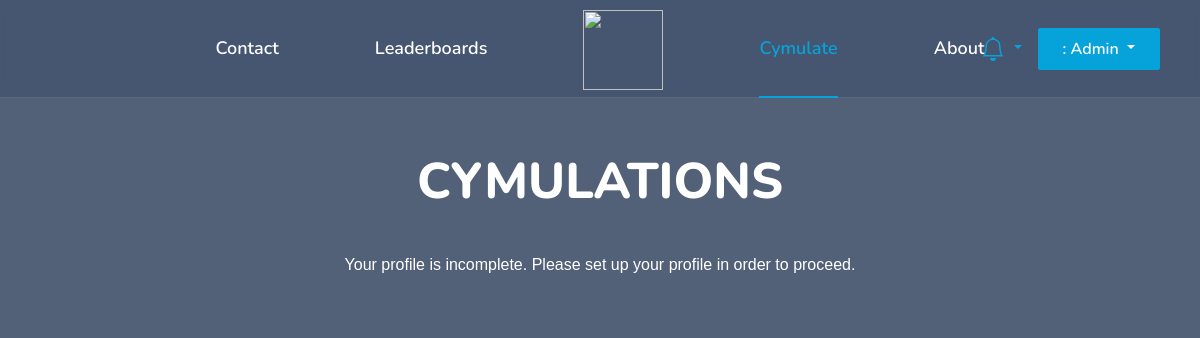
Before: /simulate/ (signed in) with the older database file.
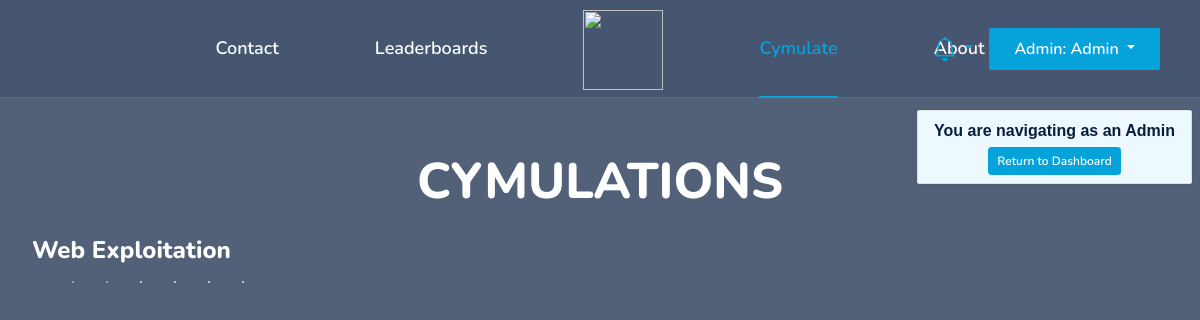
After: the same page with the newer database file.
### myapp/models.py (models this page shows, shortened)
class CanvasState(models.Model):
    user = models.ForeignKey(User, on_delete=models.CASCADE)
    title = models.CharField(max_length=100)
    category = models.CharField(max_length=100)
    difficulty = models.CharField(max_length=50)
    title_definition = models.CharField(max_length=200)
    canvas_section = models.CharField(max_length=50)
    canvas_time = models.IntegerField()
    due_date = models.DateTimeField(null=True, blank=True)  # New field for the deadline
    nodes = JSONField()
    wires = JSONField()
    canvas_scenario = models.TextField(null=True, blank=True)
    created_at = models.DateTimeField(auto_now_add=True)

### myapp/views.py (the view)
# urls.py: path('simulate/', views.simulate, name='simulate'),
def simulate(request):
    if not request.user.is_authenticated:
        return redirect('index')  # Redirect to login or homepage if unauthenticated
    user = request.user
    user_profile = UserProfile.objects.filter(user=user).first()
    profile_incomplete = not (user_profile and user_profile.program and user_profile.section and user_profile.course_code)
    if profile_incomplete:
        return render(request, 'myapp/simulate.html', {
            'profile_incomplete': True,
            'email_count': 0,  # Or relevant default value
            'email_logs': [],  # Or relevant default value
        })
    email_logs = EmailLog.objects.filter(recipients__icontains=user.email).order_by('-sent_at')
    email_count = EmailLog.objects.filter(recipients__icontains=user.email, is_new=True).count()
    user_scores = Score.objects.filter(user=user)
    tutorial_title = "TUTORIAL"  # Replace with the exact fixed title of the tutorial challenge
    tutorial = CanvasState.objects.filter(title=tutorial_title).first()
    tutorial_finished = False
    if tutorial:
        tutorial_score = user_scores.filter(canvas_state_title=tutorial.title).first()
        tutorial_finished = tutorial_score.finished if tutorial_score else False
    canvas_states = CanvasState.objects.filter(
        Q(canvas_section__icontains="All") |
        Q(canvas_section__icontains=user_profile.section)
    ).exclude(title=tutorial_title)
    challenges = []
    current_time = timezone.now()  # Get the current time for overdue checking
    for canvas_state in canvas_states:
        score = user_scores.filter(canvas_state_title=canvas_state.title).first()
        finished = score.finished if score else False
        if canvas_state.created_at > user.last_login:
            if not canvas_state.title_definition:
                challenge_message = generate_encouraging_text(canvas_state.title)
                canvas_state.title_definition = challenge_message
                canvas_state.save()
        closed_by_user = score.finished if score else False
        canvas_interaction = CanvasInteraction.objects.filter(user=user, canvas_state=canvas_state).first()
        is_locked = canvas_interaction.locked if canvas_interaction else False
        is_overdue = canvas_state.due_date and canvas_state.due_date < current_time
        challenges.append({
            'id': canvas_state.id,
            'title': canvas_state.title,
            'category': canvas_state.category,
            'difficulty': canvas_state.difficulty,
            'created_at': canvas_state.created_at,
            'due_date': canvas_state.due_date,
            'finished': finished,
            'title_definition': canvas_state.title_definition,
            'closed_by_user': closed_by_user,
            'locked': is_locked,  # Store the locked state for the challenge
            'is_overdue': is_overdue,  # Add the overdue state for each challenge
        })
    categories = set([challenge['category'] for challenge in challenges])
    user_role = "Guest"
    if request.user.is_authenticated:
        user_first_name = request.user.first_name
        if request.user.is_superuser:
            user_role = "Admin"
        elif request.user.email.endswith('.it@tip.edu.ph'):
            user_role = "Professor"
        else:
            user_role = "Student"
    context = {
        'challenges': challenges if tutorial_finished else [],  # Show challenges only if tutorial is finished
        'tutorial': tutorial if not tutorial_finished else None,  # Show tutorial if not finished
        'email_count': email_count,
        'email_logs': email_logs,
        'user_role': user_role,
        'categories': categories,
    }
    return render(request, 'myapp/simulate.html', context)

### myapp/templates/myapp/simulate.html (shortened to what this page needs)
{% load static %}
<!DOCTYPE html>
<html lang="en">
<head>
    <link href="https://cdnjs.cloudflare.com/ajax/libs/font-awesome/5.10.0/css/all.min.css" rel="stylesheet">
    <link href="https://cdn.jsdelivr.net/npm/bootstrap-icons@1.4.1/font/bootstrap-icons.css" rel="stylesheet">
    <link href="lib/owlcarousel/assets/owl.carousel.min.css" rel="stylesheet">
    <link href="lib/animate/animate.min.css" rel="stylesheet">
    <link href="{% static 'css/bootstrap.min.css' %}" rel="stylesheet">
    <link href="{% static 'css/style.css' %}" rel="stylesheet">
</head>
<body>
    {% include "myapp/header.html" %}
    <div class="center-wrapper">
      <br><br> <br><br><br>
      <h1 class="display-1 text-white mb-md-4 animated zoomIn" style="font-size: 50px;">CYMULATIONS</h1>
      {% if profile_incomplete %}
      <div class="alert text-center" style="color: white;">
          <p>Your profile is incomplete. Please set up your profile in order to proceed.</p>
      </div>
  {% elif not challenges %}
      <p class="text-center text-white">No challenges published to your section yet.</p>
  {% else %}
      <div class="categories">
          {% for category in categories %}
          <div class="category">
              <h2 class="category-title" style="color:white;">{{ category }}</h2>
              <ul class="cards">
                {% for challenge in challenges %}
    {% if challenge.category == category %}
        <li>
            <a href="javascript:void(0);" onclick="checkFinished(
                {{ challenge.id }},
                '{{ challenge.finished }}',
                '{{ challenge.locked }}',
                '{{ challenge.due_date|date:"Y-m-d H:i:s" }}')" class="card" style="--surface-color:
                {% if challenge.locked %} #ffcccc
                {% elif challenge.finished %} #8ceda9
                {% elif challenge.is_overdue %} #ffb74c
                {% else %} #fff
                {% endif %};">
            </a>
        </li>
    {% endif %}
{% endfor %}
                </ul>
            </div>
      {% endfor %}
      </div>
  {% endif %}
    </div>
</body>
</html>

### myapp/templates/myapp/header.html (shortened to what this page needs)
{% load static %}
<div class="container-fluid position-relative p-0">
    {% if user_role == 'Admin' %}
    <div class="admin-card position-fixed top-0 end-0 m-2 px-3 py-2 bg-light border rounded shadow-sm text-center"
        style="z-index: 2; margin-top: 110px !important;">
        <p class="mb-1 text-dark"><strong>You are navigating as an Admin</strong></p>
        <a href="{% url 'admin_dashboard' %}" class="btn btn-primary btn-sm px-2 py-1" style="font-size: 0.75rem;">Return to Dashboard</a>
    </div>
    {% endif %}
    <nav class="navbar navbar-expand-lg navbar-dark px-5 py-3 py-lg-0 custom-navbar" style="background: rgba(7, 30, 77, 0.158); backdrop-filter: blur(6px);">
        <div class="collapse navbar-collapse justify-content-center" id="navbarCollapse">
            <div class="navbar-nav align-items-center">
                <a href="{% url 'contact' %}" class="nav-item nav-link mx-5 {% if request.resolver_match.url_name == 'contact' %}active{% endif %}">Contact</a>
                {% if request.user.is_authenticated %}
                <a href="{% url 'leaderboards' %}" class="nav-item nav-link mx-5 {% if request.resolver_match.url_name == 'leaderboards' %}active{% endif %}">Leaderboards</a>
                {% else %}
                <a onclick="myFunction()" class="btn nav-item nav-link mx-5 {% if request.resolver_match.url_name == 'leaderboards' %}active{% endif %}">Leaderboards</a>
                {% endif %}
                <a href="{% url 'index' %}" class="navbar-brand mx-5 p-0 d-none d-lg-block">
                    <h1 class="m-0"><img style="width:80px; height:80px; margin-top:3px;" src="{% static 'img/logo.png'%}" alt=""></h1>
                </a>
                {% if request.user.is_authenticated %}
                <a href="{% url 'simulate' %}" class="nav-item nav-link mx-5 {% if request.resolver_match.url_name == 'simulate' %}active{% endif %}">Cymulate</a>
                {% else %}
                <a onclick="myFunction()" class="btn nav-item nav-link mx-5 {% if request.resolver_match.url_name == 'simulate' %}active{% endif %}">Cymulate</a>
                {% endif %}
                <a href="{% url 'about' %}" class="nav-item nav-link mx-5 {% if request.resolver_match.url_name == 'about' %}active{% endif %}">About</a>
            </div>
        </div>
        <div style="position: absolute; right: 40px; display: flex; align-items: center;">
            {% if request.user.is_authenticated %}
            <div class="dropdown">
                <a href="#" class="me-3 position-relative dropdown-toggle" id="notificationDropdown" data-bs-toggle="dropdown" aria-expanded="false">
                </a>
            </div>
            <div class="dropdown">
                <a class="btn btn-primary dropdown-toggle py-2 px-4" href="#" role="button" id="userDropdown" data-bs-toggle="dropdown" aria-expanded="false">
                    {{ user_role }}: {{ request.user.first_name }}
                </a>
            </div>
            {% else %}
            <a class="btn btn-primary py-2 px-4" href="{% url 'loginPage' %}">
                LOGIN
            </a>
            {% endif %}
        </div>
    </nav>
</div>

Changed rows visible on the page:
added CanvasState: categories "Web Exploitation"
Other visible differences:
{{ user_role }}: (not shown) → "Admin"
text no longer shown: "Your profile is incomplete. Please set up your profile in order to proceed."
text now shown: "You are navigating as an Admin Return to Dashboard"
